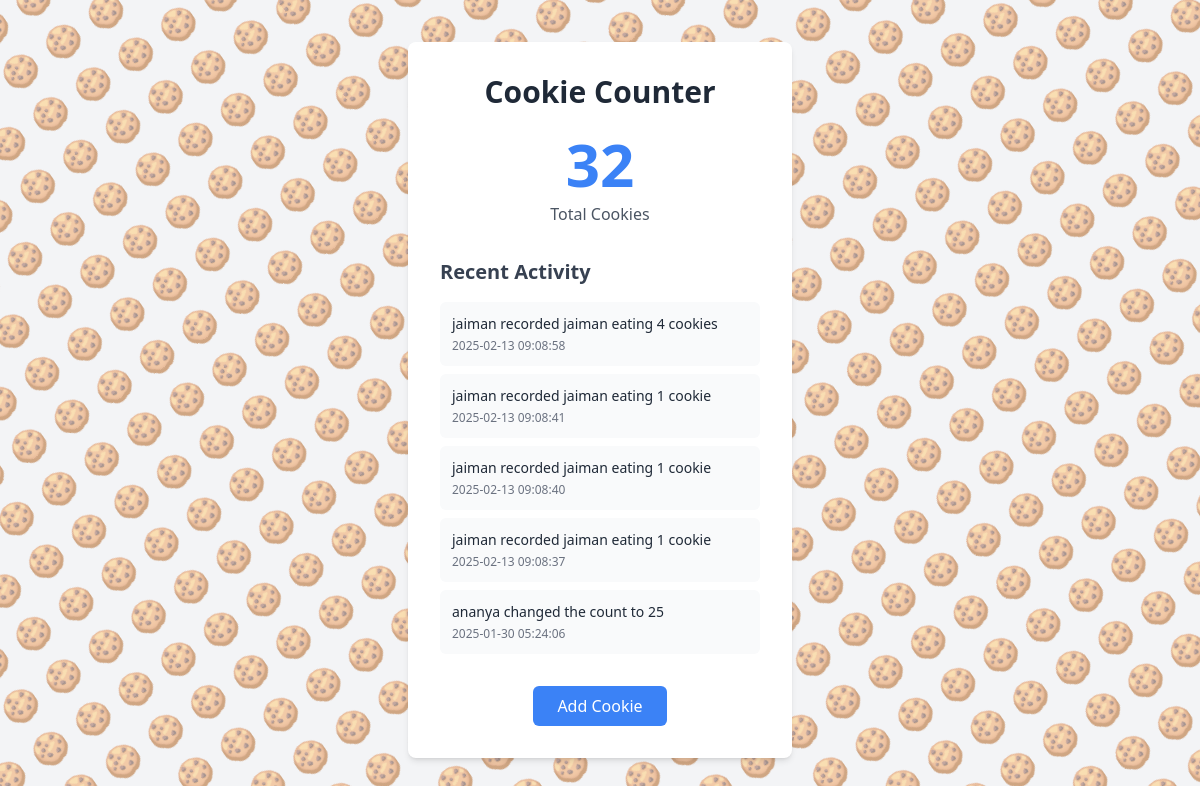
The page / on the database its author committed.
### app.py (models this page shows)
class Log(db.Model):
    id = db.Column(db.Integer, primary_key=True)
    username = db.Column(db.String(80), nullable=False)
    timestamp = db.Column(db.DateTime, nullable=False, default=datetime.utcnow)
    previous_count = db.Column(db.Integer, nullable=False)
    new_count = db.Column(db.Integer, nullable=False)

### app.py (the view)
@app.route('/')
def index():
    counter = Counter.query.first()
    logs = Log.query.order_by(Log.timestamp.desc()).limit(5).all()
    return render_template('index.html', count=counter.count, logs=logs)

### templates/index.html (shortened to what this page needs)
<!DOCTYPE html>
<html>
<head>
    <link rel="stylesheet" href="{{ url_for('static', filename='css/output.css') }}">
</head>
<body class="bg-gray-100 min-h-screen flex items-center justify-center">
    <div class="bg-white p-8 rounded-lg shadow-md w-[80%] sm:w-96">
        <h1 class="text-3xl font-bold mb-6 text-center text-gray-800">Cookie Counter</h1>
        <div class="text-center mb-8">
            <div class="text-6xl font-bold text-blue-500 mb-2">{{ count }}</div>
            <p class="text-gray-600">Total Cookies</p>
        </div>
        <div class="mb-8">
            <h2 class="text-xl font-semibold mb-4 text-gray-700">Recent Activity</h2>
            <div class="space-y-2">
                {% for log in logs %}
                <div class="bg-gray-50 p-3 rounded-md text-sm">
                    {% if log.new_count > log.previous_count %}
                        <span class="text-gray-800">{{ log.username }} recorded jaiman eating {{ log.new_count - log.previous_count }} {{ "cookie" if log.new_count - log.previous_count == 1 else "cookies" }}</span>
                    {% else %}
                        <span class="text-gray-800">{{ log.username }} changed the count to {{ log.new_count }}</span>
                    {% endif %}
                    <div class="text-gray-500 text-xs mt-1">
                        {{ log.timestamp.strftime('%Y-%m-%d %H:%M:%S') }}
                    </div>
                </div>
                {% endfor %}
            </div>
        </div>
        <div class="text-center">
            <a href="{{ url_for('increment') }}"
               class="inline-block bg-blue-500 text-white py-2 px-6 rounded-md hover:bg-blue-600 transition duration-200">
                Add Cookie
            </a>
        </div>
    </div>
</body>
</html>

### rows shown on the page
Log: username "jaiman", log.new_count-log.previous_count "4", new_count+previous_count "cookies", timestamp "2025-02-13 09:08:58"
Log: username "jaiman", log.new_count-log.previous_count "1", new_count+previous_count "cookie", timestamp "2025-02-13 09:08:41"
Log: username "jaiman", log.new_count-log.previous_count "1", new_count+previous_count "cookie", timestamp "2025-02-13 09:08:40"
Log: username "jaiman", log.new_count-log.previous_count "1", new_count+previous_count "cookie", timestamp "2025-02-13 09:08:37"
Log: username "ananya", new_count "25", timestamp "2025-01-30 05:24:06"

### other values the page prints
{{ count }} "32"
